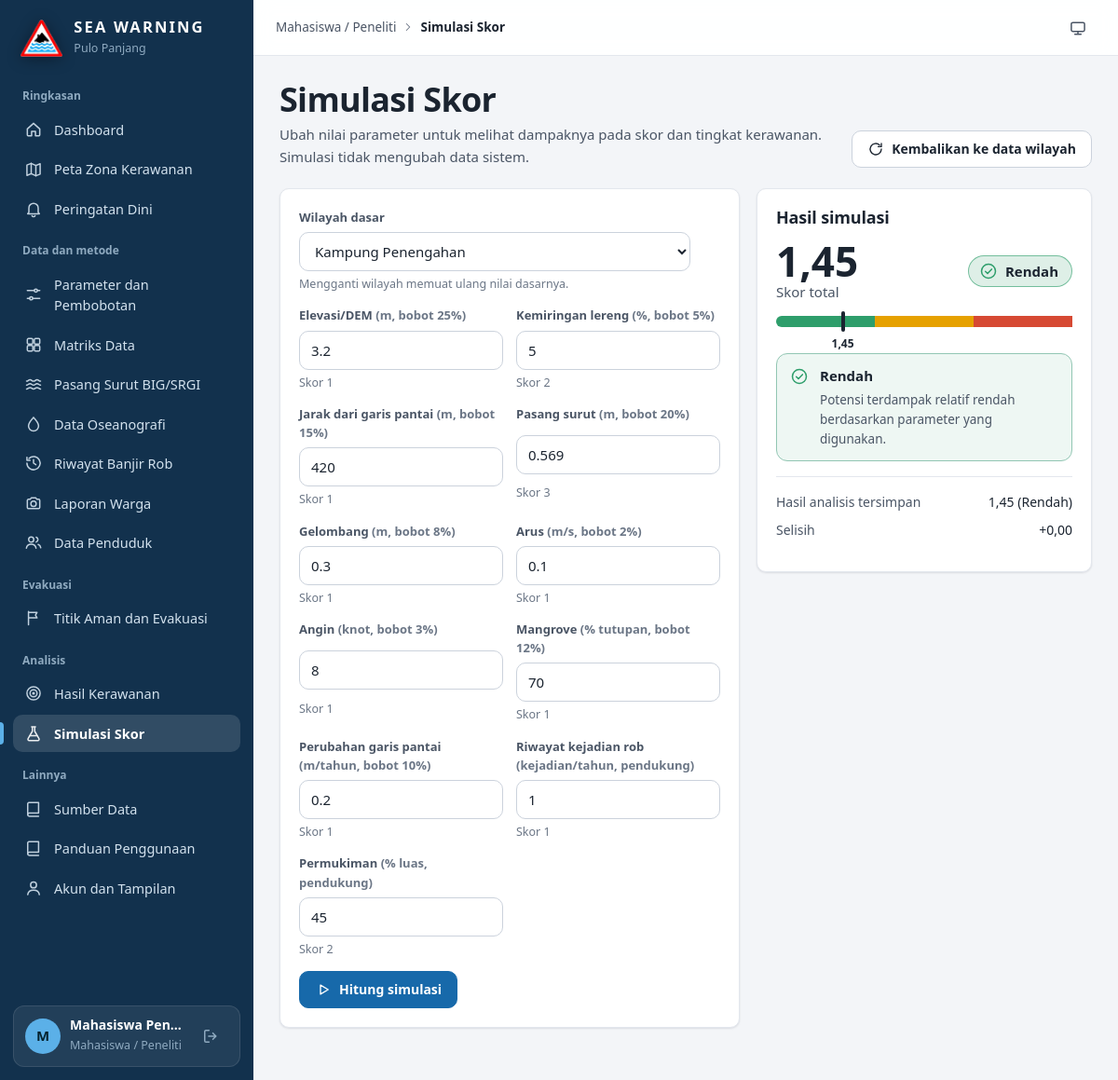
The app's page /index.php?p=simulasi (signed in) with its own data.
### tables this page shows
CREATE TABLE IF NOT EXISTS `pengguna` (
  `id_pengguna` INT NOT NULL AUTO_INCREMENT,
  `nama` VARCHAR(100) NOT NULL,
  `username` VARCHAR(50) NOT NULL,
  `kata_sandi_hash` VARCHAR(255) NULL,
  `peran` VARCHAR(20) NOT NULL,
  `aktif` TINYINT(1) NOT NULL DEFAULT 1,
  `email` VARCHAR(150) NULL,
  `google_id` VARCHAR(64) NULL,
  PRIMARY KEY (`id_pengguna`),
  UNIQUE KEY `uq_pengguna_username` (`username`)
);

CREATE TABLE IF NOT EXISTS `parameter` (
  `id_parameter` INT NOT NULL AUTO_INCREMENT,
  `kelompok` VARCHAR(30) NOT NULL,
  `nama_parameter` VARCHAR(100) NOT NULL,
  `satuan` VARCHAR(20) NOT NULL,
  `bobot` DOUBLE NOT NULL,
  PRIMARY KEY (`id_parameter`)
);

CREATE TABLE IF NOT EXISTS `data_parameter` (
  `id_data` INT NOT NULL AUTO_INCREMENT,
  `id_wilayah` INT NOT NULL,
  `id_parameter` INT NOT NULL,
  `id_sumber` INT NOT NULL,
  `id_pengguna` INT NULL,
  `nilai` DOUBLE NOT NULL,
  `skor` INT NULL,
  `tanggal_data` DATE NOT NULL,
  PRIMARY KEY (`id_data`),
  CONSTRAINT `fk_data_parameter_id_pengguna` FOREIGN KEY (`id_pengguna`) REFERENCES `pengguna`(`id_pengguna`) ON UPDATE CASCADE ON DELETE RESTRICT,
  CONSTRAINT `fk_data_parameter_id_wilayah` FOREIGN KEY (`id_wilayah`) REFERENCES `wilayah`(`id_wilayah`) ON UPDATE CASCADE ON DELETE RESTRICT,
  CONSTRAINT `fk_data_parameter_id_parameter` FOREIGN KEY (`id_parameter`) REFERENCES `parameter`(`id_parameter`) ON UPDATE CASCADE ON DELETE RESTRICT,
  CONSTRAINT `fk_data_parameter_id_sumber` FOREIGN KEY (`id_sumber`) REFERENCES `sumber_data`(`id_sumber`) ON UPDATE CASCADE ON DELETE RESTRICT
);

CREATE TABLE IF NOT EXISTS `tingkat_kerawanan` (
  `id_tingkat` INT NOT NULL AUTO_INCREMENT,
  `nama_tingkat` VARCHAR(20) NOT NULL,
  `skor_min` DOUBLE NOT NULL,
  `skor_maks` DOUBLE NOT NULL,
  `makna_warga` TEXT NOT NULL,
  `warna` VARCHAR(10) NOT NULL,
  PRIMARY KEY (`id_tingkat`)
);

### pages/riset.php (the view, shortened to what the rows shown need)
<?php
function pg_simulasi(): array {
    $ws = tbl('wilayah'); $sel = (int) gv('w') ?: ($ws[0]['id_wilayah'] ?? 0); $l = latest_data($sel); $reset = gv('reset') !== null; $v = is_array(gv('v')) && !$reset ? $_GET['v'] : []; $ps = array_values(array_filter(tbl('parameter'), fn($p) => $p['bobot'] > 0 || isset($l[$p['id_parameter']])));
    $ov = []; foreach ($ps as $p) { $raw = $v[$p['id_parameter']] ?? ''; if ($raw !== '' && is_numeric($raw)) $ov[$p['id_parameter']] = (float) $raw; }
    $c = compute_skor($sel, $ov); $base = info_wilayah($sel);
    $inputs = ''; foreach ($ps as $p) { $baseV = $l[$p['id_parameter']]['nilai'] ?? ''; $cur = $ov[$p['id_parameter']] ?? $baseV; $d = $c ? array_values(array_filter($c['detail'], fn($x) => $x['p']['id_parameter'] === $p['id_parameter']))[0] ?? null : null; $inputs .= '<div class="field"><label for="sp' . $p['id_parameter'] . '">' . e($p['nama_parameter']) . ' <span class="faint">(' . e($p['satuan']) . ($p['bobot'] ? ', bobot ' . nf($p['bobot'] * 100, 0) . '%' : ', pendukung') . ')</span></label><input class="input num" id="sp' . $p['id_parameter'] . '" name="v[' . $p['id_parameter'] . ']" type="number" step="any" value="' . e($cur) . '">' . ($d ? '<div class="hint">Skor ' . $d['skor'] . '</div>' : '') . '</div>'; }
    $res = $c ? '<div class="panel-h"><h2>Hasil simulasi</h2></div><div style="display:flex;align-items:center;justify-content:space-between;gap:12px;flex-wrap:wrap"><div><div class="num" style="font-family:var(--font-display);font-size:44px;font-weight:600;line-height:1">' . nf($c['skor'], 2) . '</div><div class="muted">Skor total</div></div>' . tingkat_tag($c['tingkat'], true) . '</div>' . scale_html($c['skor']) . '<div class="lvl-card" style="--c:' . e($c['tingkat']['warna']) . '">' . lvl_icon(rank_of($c['tingkat']['id_tingkat']), 20) . '<b>' . e($c['tingkat']['nama_tingkat']) . '</b><p>' . e($c['tingkat']['makna_warga']) . '</p></div>' . ($base ? '<div class="hr"></div><dl class="kv"><dt>Hasil analisis tersimpan</dt><dd>' . nf($base['skor'], 2) . ' (' . e($base['tingkat']['nama_tingkat']) . ')</dd><dt>Selisih</dt><dd class="num">' . ($c['skor'] - $base['skor'] >= 0 ? '+' : '') . nf($c['skor'] - $base['skor'], 2) . '</dd></dl>' : '') : empty_state('Isi nilai parameter', 'Masukkan nilai pada minimal satu parameter berbobot.', 'flask');
    $h = page_head('Simulasi Skor', 'Ubah nilai parameter untuk melihat dampaknya pada skor dan tingkat kerawanan. Simulasi tidak mengubah data sistem.', '<a class="btn" href="' . e(url('simulasi', ['w' => $sel, 'reset' => 1])) . '">' . ic('refresh', 18) . 'Kembalikan ke data wilayah</a>')
        . '<div class="grid g-side"><div class="panel"><form method="get" action="index.php"><input type="hidden" name="p" value="simulasi"><div class="field" style="max-width:420px"><label for="sim-w">Wilayah dasar</label><div style="display:flex;gap:8px"><select class="select" id="sim-w" name="w">' . implode('', array_map(fn($x) => '<option value="' . $x['id_wilayah'] . '"' . ($x['id_wilayah'] === $sel ? ' selected' : '') . '>' . e($x['nama_wilayah']) . '</option>', $ws)) . '</select></div><div class="hint">Mengganti wilayah memuat ulang nilai dasarnya.</div></div><div class="row2">' . $inputs . '</div><button class="btn btn-primary" type="submit">' . ic('play', 18) . 'Hitung simulasi</button></form></div><div class="panel" style="align-self:start;position:sticky;top:84px">' . $res . '</div></div>';
    return ['title' => 'Simulasi Skor', 'html' => $h];
}

### includes/layout.php (shortened to what the rows shown need)
<?php
function lvl_icon(int $rank, int $s = 16): string { return ic(LVL_IC[min($rank, 3)], $s); }
function tingkat_tag(?array $t, bool $lg = false): string { return $t ? '<span class="tag ' . ($lg ? 'lg' : '') . '" style="--c:' . e($t['warna']) . '">' . lvl_icon(rank_of($t['id_tingkat']), $lg ? 20 : 16) . e($t['nama_tingkat']) . '</span>' : '<span class="tag plain">Belum dianalisis</span>'; }
function page_head(string $title, string $desc = '', string $acts = ''): string { return '<div class="ph"><div><h1>' . e($title) . '</h1>' . ($desc ? '<p>' . $desc . '</p>' : '') . '</div>' . ($acts ? '<div class="acts">' . $acts . '</div>' : '') . '</div>'; }
function scale_html(float $skor): string {
    $ts = tingkat_list(); $dmin = $ts[0]['skor_min']; $dmax = end($ts)['skor_maks']; $tot = ($dmax - $dmin) ?: 1; $pos = clamp(($skor - $dmin) / $tot * 100, 0, 100); $h = '<div class="scale" role="img" aria-label="Skor ' . nf($skor, 2) . '">';
    foreach ($ts as $t) $h .= '<i style="flex:' . (($t['skor_maks'] - $t['skor_min']) ?: 0.1) . ';background:' . e($t['warna']) . '" title="' . e($t['nama_tingkat']) . '"></i>'; return $h . '<span class="mk" style="left:' . round($pos, 1) . '%"><span>' . nf($skor, 2) . '</span></span></div>';
}
function skin_icon(): string { foreach (SKINS as $s) if ($s[0] === skin()) return $s[2]; return 'auto'; }
function skin_menu(): string {
    $h = '<details class="rel dd"><summary class="icon-btn" aria-label="Ubah tampilan" title="Ubah tampilan">' . ic(skin_icon(), 20) . '</summary><div class="pop" role="menu"><div class="ph-t">Tampilan</div><form method="post" action="index.php?p=skin">' . csrf_field() . '<input type="hidden" name="back" value="' . e($_SERVER['REQUEST_URI'] ?? 'index.php') . '">';
    foreach (SKINS as $s) $h .= '<button type="submit" name="skin" value="' . $s[0] . '" role="menuitemradio" aria-checked="' . (skin() === $s[0] ? 'true' : 'false') . '">' . ic($s[2], 18) . '<span style="flex:1">' . e($s[1]) . '</span>' . (skin() === $s[0] ? ic('check', 16) : '') . '</button>';
    return $h . '</form></div></details>';
}
function html_head(string $title, string $extra = ''): string {
    $sk = skin(); return '<!DOCTYPE html><html lang="id"' . ($sk !== 'auto' ? ' data-skin="' . e($sk) . '"' : '') . '><head><meta charset="utf-8"><meta name="viewport" content="width=device-width, initial-scale=1, viewport-fit=cover"><title>' . e($title) . '</title><link rel="icon" href="assets/media/logo.png"><link rel="stylesheet" href="assets/css/leaflet.css"><link rel="stylesheet" href="assets/css/style.css?v=' . (int) @filemtime(APP_ROOT . '/assets/css/style.css') . '">' . $extra . '</head>';
}
function toasts(): string { $f = flashes(); if (!$f) return ''; $h = '<div class="toasts" aria-live="polite">'; return $h . '</div>'; }
function render_app(string $title, string $content, string $route, string $head_extra = '', string $foot = ''): void {
    $u = require_login(); $role = $u['peran']; $items = menu_items($role); $w = status_peringatan();
    echo html_head($title . ' | Peringatan Dini Rob Pulo Panjang', $head_extra), '<body>';
    echo '<aside class="side" id="side" aria-label="Navigasi utama"><div class="brand wordmark"><img class="logo" src="assets/media/logo.png" alt="" width="46" height="41"><div><b>SEA WARNING</b><span>Pulo Panjang</span></div></div><nav class="nav">';
    echo '</nav><div class="side-user"><span class="avatar">' . e(mb_strtoupper(mb_substr(trim($u['nama']), 0, 1))) . '</span><div><b>' . e($u['nama']) . '</b><small>' . e(roles()[$role]['label']) . '</small></div><form method="post" action="index.php?p=logout" style="margin:0">' . csrf_field() . '<button class="icon-btn" type="submit" aria-label="Keluar" title="Keluar">' . ic('logout', 20) . '</button></form></div></aside>';
    echo '<div class="main"><header class="top"><label class="icon-btn menu-btn" for="navtoggle" aria-label="Buka menu">' . ic('menu', 22) . '</label><div class="grow"><div class="crumb">' . e(roles()[$role]['label']) . ' ' . ic('chevr', 14, 'faint') . ' <b>' . e($title) . '</b></div></div>';
    $demo = $role === 'admin' && cfg('demo_mode', false) && !cfg('mode_presentasi', false) ? note_box('<b>Mode demo menyala.</b> Siapa pun yang membuka halaman login dapat masuk sebagai Administrator tanpa kata sandi. Ubah <span class="mono">demo_mode</span> menjadi <span class="mono">false</span> di config.php sebelum web dapat diakses orang lain.', 'bad', 'alert') . '<div style="height:14px"></div>' : '';
    echo skin_menu(), '</header><main class="content" id="content">', $demo, $route === 'beranda' ? panduan_catatan_html($u) : '', $content, '</main></div>';
    echo toasts(), $foot, '</body></html>';
}

### records on screen
pengguna: nama "M", nama "Mahasiswa Pen…", peran "Mahasiswa / Peneliti"
parameter: nama_parameter "Elevasi/DEM", satuan "m", nf($p['bobot']*100,0) "25", id_parameter.nilai "3.2", skor "1"
parameter: nama_parameter "Kemiringan lereng", satuan "%", nf($p['bobot']*100,0) "5", id_parameter.nilai "5", skor "2"
parameter: nama_parameter "Jarak dari garis pantai", satuan "m", nf($p['bobot']*100,0) "15", id_parameter.nilai "420", skor "1"
parameter: nama_parameter "Pasang surut", satuan "m", nf($p['bobot']*100,0) "20", id_parameter.nilai "0.569", skor "3"
parameter: nama_parameter "Gelombang", satuan "m", nf($p['bobot']*100,0) "8", id_parameter.nilai "0.3", skor "1"
parameter: nama_parameter "Arus", satuan "m/s", nf($p['bobot']*100,0) "2", id_parameter.nilai "0.1", skor "1"
parameter: nama_parameter "Angin", satuan "knot", nf($p['bobot']*100,0) "3", id_parameter.nilai "8", skor "1"
parameter: nama_parameter "Mangrove", satuan "% tutupan", nf($p['bobot']*100,0) "12", id_parameter.nilai "70", skor "1"
parameter: nama_parameter "Perubahan garis pantai", satuan "m/tahun", nf($p['bobot']*100,0) "10", id_parameter.nilai "0.2"
data_parameter: skor "1"
parameter: nama_parameter "Riwayat kejadian rob", satuan "kejadian/tahun", bobot ", pendukung", id_parameter.nilai "1", skor "1"
parameter: nama_parameter "Permukiman", satuan "% luas", bobot ", pendukung", id_parameter.nilai "45", skor "2"
tingkat_kerawanan: nama_tingkat "Rendah", skor_maks 1.66 (drawn), makna_warga "Potensi terdampak relatif rendah berdasarkan parameter yang digunakan."
tingkat_kerawanan: skor_maks 2.33 (drawn)
tingkat_kerawanan: skor_maks 3 (drawn)

### other values on screen
$g "Ringkasan"
$i[1] "Dashboard"
$i[1] "Peta Zona Kerawanan"
$i[1] "Peringatan Dini"
$g "Data dan metode"
$i[1] "Parameter dan Pembobotan"
$i[1] "Matriks Data"
$i[1] "Pasang Surut BIG/SRGI"
$i[1] "Data Oseanografi"
$i[1] "Riwayat Banjir Rob"
$i[1] "Laporan Warga"
$i[1] "Data Penduduk"
$g "Evakuasi"
$i[1] "Titik Aman dan Evakuasi"
$g "Analisis"
